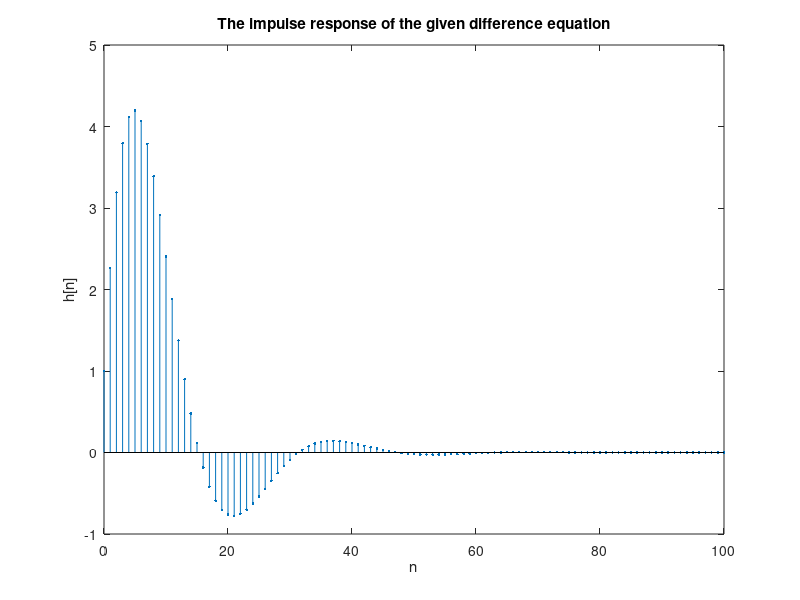

The MATLAB script that drew this image:
a = [1 0.5 0]; 
b = [1 -1.8*cos(pi/16) 0.81];

[r, p] = residuez(a,b);

n=0:100;

h = 2.*abs(r(1)).*(abs(p(1)).^n).*cos(angle(p(1)).*n+angle(r(1)));

stem(n,h, '.');
title('The impulse response of the given difference equation');
xlabel('n');
ylabel('h[n]');